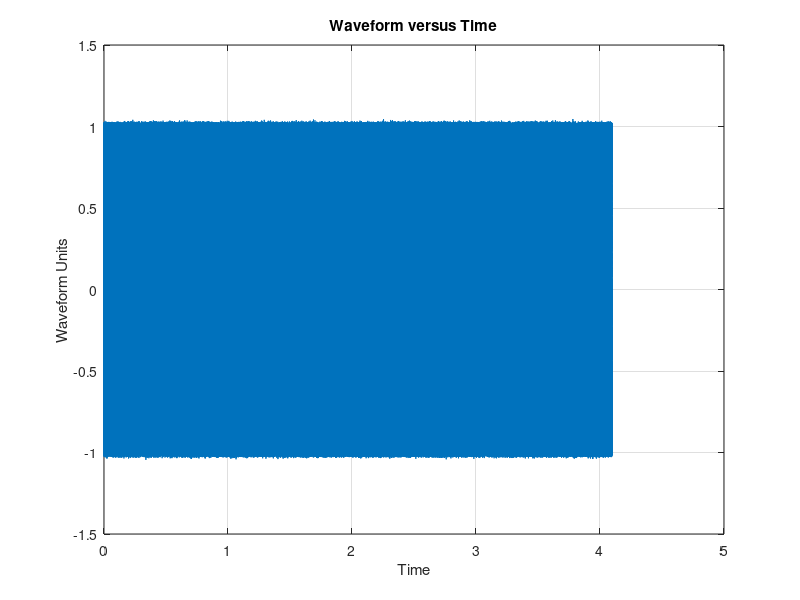

The MATLAB source for this figure: (Note: this script raises an error after producing the figure.)
clc
clear all
close all


%% %%%%%%%%%%%%%%%%%%%%%%%%%%%%%%%%%%%%%%%%%%%%%%%%%%%%%%%%%%%%%%%%%%%%%%%%
%%%%%%%%%%%%%%%%%%%%%%%% DECLARING VARIABLES %%%%%%%%%%%%%%%%%%%%%%%%%%%%%%
F_tone = 1e3;                       %Frequency of Tone
Fs = F_tone * 2048;                 %Sampling Frequency
time_step = 1/Fs;                   %Time between samples
total_number_of_cycles = 2^12;      %Total number of complete cycles to 
                                    %                      simulate for
FFT_number_of_cycles = 2^7;         %Number of cycles used in 1 FFT 
                                    %                      computation
Amplitude = 1;                      %Amplitude of the sine wave
OneSidedSpectrum = 1;               %Set = 1 for 1 sided spectrum
                                    %Set = 0 for 2 sided spectrum

%% %%%%%%%%%%%%%%%%%%%%%%%%%%%%%%%%%%%%%%%%%%%%%%%%%%%%%%%%%%%%%%%%%%%%%%%%
%%%%%%%%%%%%%%%%%%%%%%% CREATING (y,t) %%%%%%%%%%%%%%%%%%%%%%%%%%%%%%%%%%%%
time_period = 1/F_tone;
t = 0:time_step:time_period * total_number_of_cycles;
y = Amplitude*sin(2*pi*F_tone * t);

%%%%%%% Adding Additive White Gaussian Noise (0 mean, 0.1% Variance)
y = y + sqrt((Amplitude/1e4)) * randn(size(y));

figure
plot(t,y);
xlabel('Time');
ylabel('Waveform Units');
title('Waveform versus Time');
grid on

%% %%%%%%%%%%%%%%%%%%%%%%%%%%%%%%%%%%%%%%%%%%%%%%%%%%%%%%%%%%%%%%%%%%%%%%%%
%%%%%%%%%%%%%%%%%%%%%%%% FFT COMPUTATION %%%%%%%%%%%%%%%%%%%%%%%%%%%%%%%%%%
N_fft = (Fs/F_tone) * FFT_number_of_cycles;
Fmin = Fs/N_fft;
Hanning_correction_Factor = 1.5;

[S,F] = pwelch(y,hanning(N_fft),N_fft/2,N_fft,Fs,'onesided');
S = Fmin * Hanning_correction_Factor * S .* ((OneSidedSpectrum+1)/2);
S = 20*log10(S);

figure
plot(F,S);
xlabel('Frequency');
ylabel('dBV');
title('FFT');